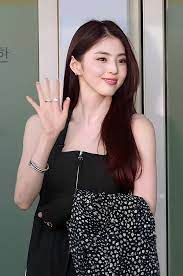
#> input picture imgs/1.jpg, 183 x 276 px; its folder holds only this picture in this run
$ python face_cut_test.py
#> lines starting #> are read from the running program, lines starting #| are printed output that depends on the picture
import cv2
import os

cascade_path = 'cascades/haarcascade_frontalface_default.xml'
face_cascade = cv2.CascadeClassifier(cascade_path)
# 이미지 파일이 있는 디렉토리 경로 설정
image_dir = 'imgs/'

# 디렉토리 내의 모든 파일 목록 가져오기
image_files = [f for f in os.listdir(image_dir) if os.path.isfile(os.path.join(image_dir, f))]

# 이미지를 저장할 리스트 초기화
images = []

# 이미지 파일들을 읽어서 리스트에 저장
for image_file in image_files:
    if image_file.lower().endswith(('.png', '.jpg', '.jpeg', '.bmp', '.gif')):
        image_path = os.path.join(image_dir, image_file)
        OriginalImage = cv2.imread(image_path)
#> OriginalImage is the input picture: shape (276, 183, 3); mean B, G, R 105.5, 107.9, 115.3
        if OriginalImage is not None:
            images.append(OriginalImage)

# images 리스트에는 "img" 폴더 내의 모든 이미지가 저장됩니다.
i = 0
# loading the test image
for image in images:
  i = i + 1
  if image is not None:
    # 이미지  처리 및 얼굴 감지 코드를 이어서 실행
  # converting to grayscale
    image_gray = cv2.cvtColor(image, cv2.COLOR_BGR2GRAY)
    faces = face_cascade.detectMultiScale(image_gray)
    # for every face, cut the face region and save it as a new file.
    for x, y, width, height in faces:
      roi = image[y:y+height, x:x+width]

    save_path = f"results/cut{i}.jpg"
    cv2.imwrite(save_path, roi)
  else:
      print("이미지를 불러오는 데 문제가 있습니다. 이미지 파일 경로를 확인하세요.")
#> this loop made 1 pass
#> (i, faces, save_path) on pass 1: (1, [[79, 38, 57, 57]], 'results/cut1.jpg')
#> pass 1, `image_gray = cv2.cvtColor(image, cv2.COLOR_BGR2GRAY)`:
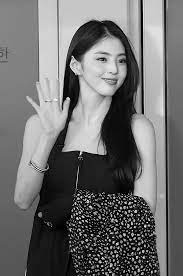
#> image_gray: shape (276, 183); min 0, max 255, mean 109.8
#> pass 1, `cv2.imwrite(save_path, roi)`:
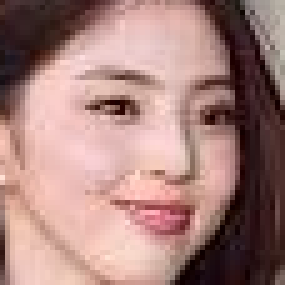
#> saved as cut1.jpg: shape (57, 57, 3) (shown 5 times larger); mean B, G, R 124.6, 129.8, 166.7
#> after the loop, i = 1
      #ㅇㅇ

$ run again, on imgs/2.jpg
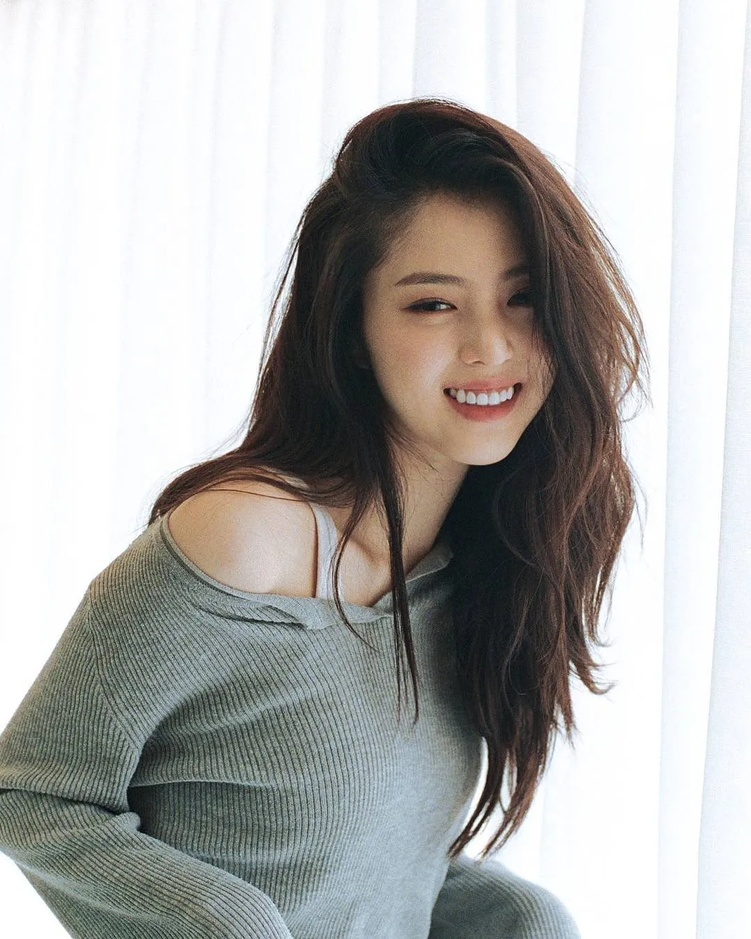
#> input picture imgs/2.jpg, 751 x 939 px, shrunk from 1080 x 1350 before the run
#> OriginalImage is the input picture: shape (939, 751, 3); mean B, G, R 174, 176.2, 176.8
#> the loop `for image in images:` made 1 pass
#> (i, faces, save_path) on pass 1: (1, [[339, 219, 241, 241], [163, 552, 178, 178]], 'results/cut1.jpg')
#> pass 1, `image_gray = cv2.cvtColor(image, cv2.COLOR_BGR2GRAY)`:
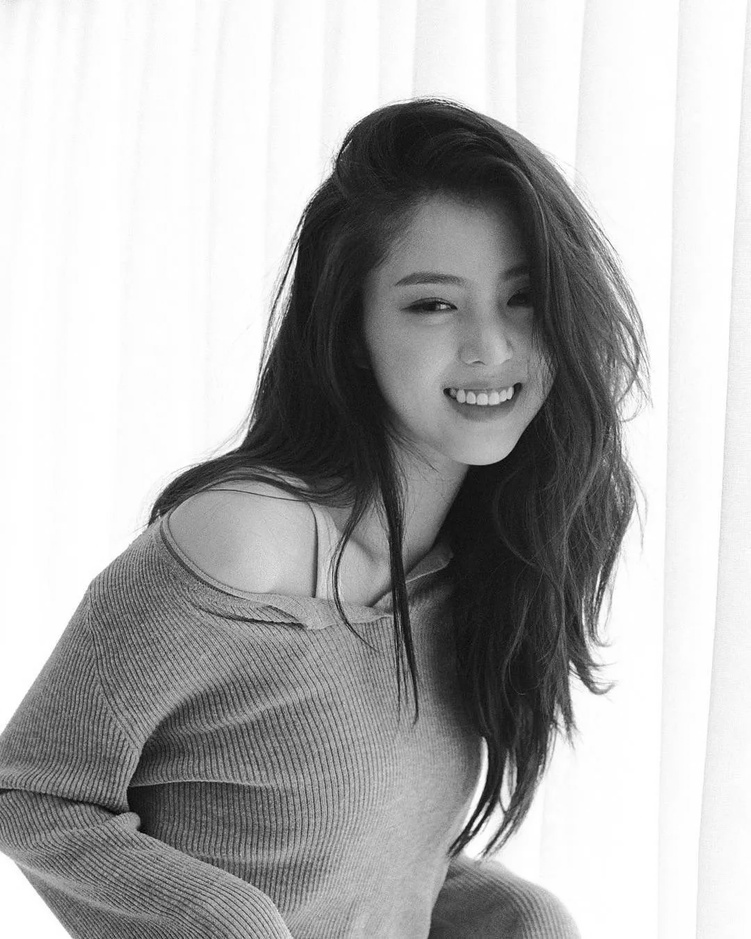
#> image_gray: shape (939, 751); min 3, max 255, mean 176.1
#> pass 1, `cv2.imwrite(save_path, roi)`:
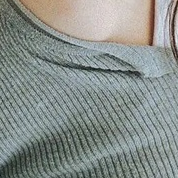
#> saved as cut1.jpg: shape (178, 178, 3); mean B, G, R 139.2, 142.8, 136.2
#> after the loop `for image in images:`: i = 1

$ run again, on imgs/3.jpg
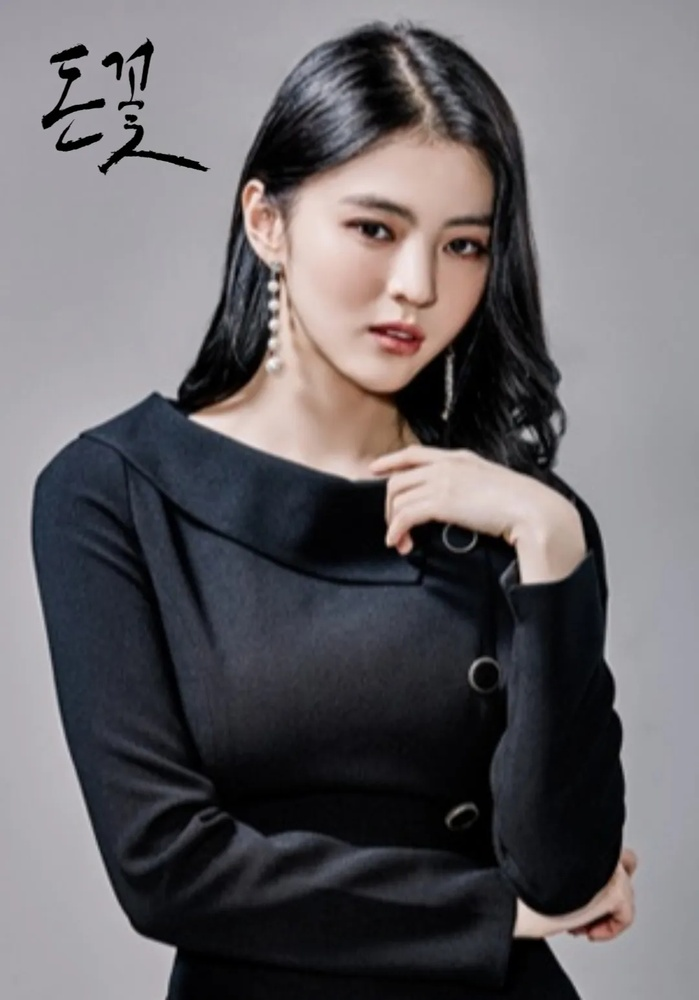
#> input picture imgs/3.jpg, 699 x 1000 px, shrunk from 1080 x 1544 before the run
#> OriginalImage is the input picture: shape (1000, 699, 3); mean B, G, R 103.2, 99.7, 102.9
#> the loop `for image in images:` made 1 pass
#> (i, faces, save_path) on pass 1: (1, [[105, 86, 50, 50], [287, 141, 244, 244]], 'results/cut1.jpg')
#> pass 1, `image_gray = cv2.cvtColor(image, cv2.COLOR_BGR2GRAY)`:
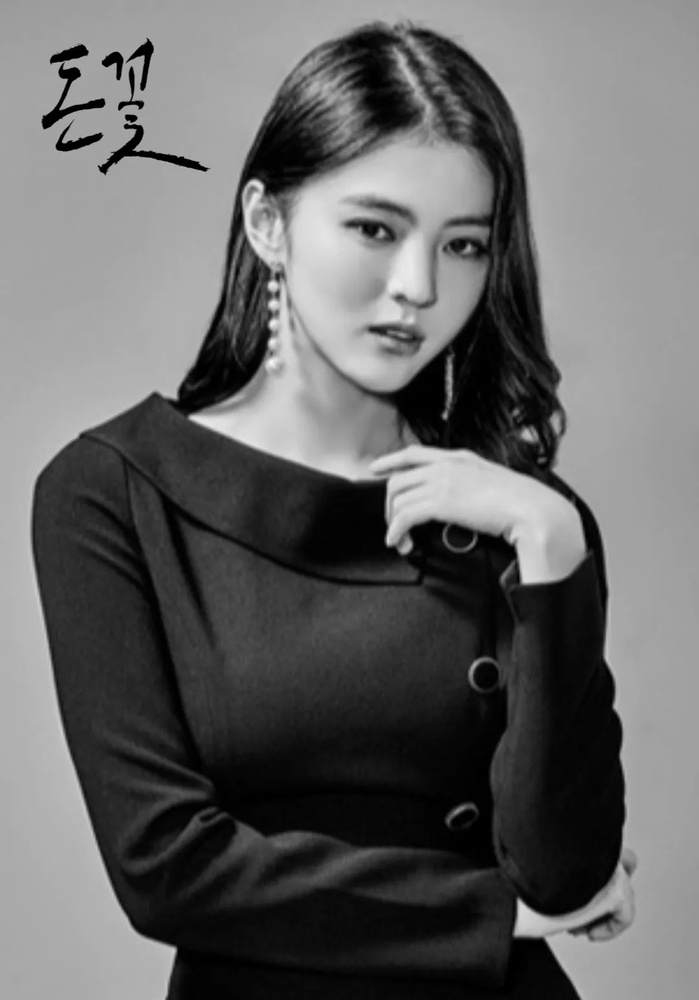
#> image_gray: shape (1000, 699); min 0, max 248, mean 101.1
#> pass 1, `cv2.imwrite(save_path, roi)`:
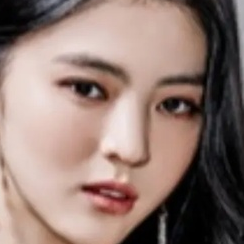
#> saved as cut1.jpg: shape (244, 244, 3); mean B, G, R 114.7, 122.4, 145.3
#> after the loop `for image in images:`: i = 1

$ run again, on imgs/4.jpg
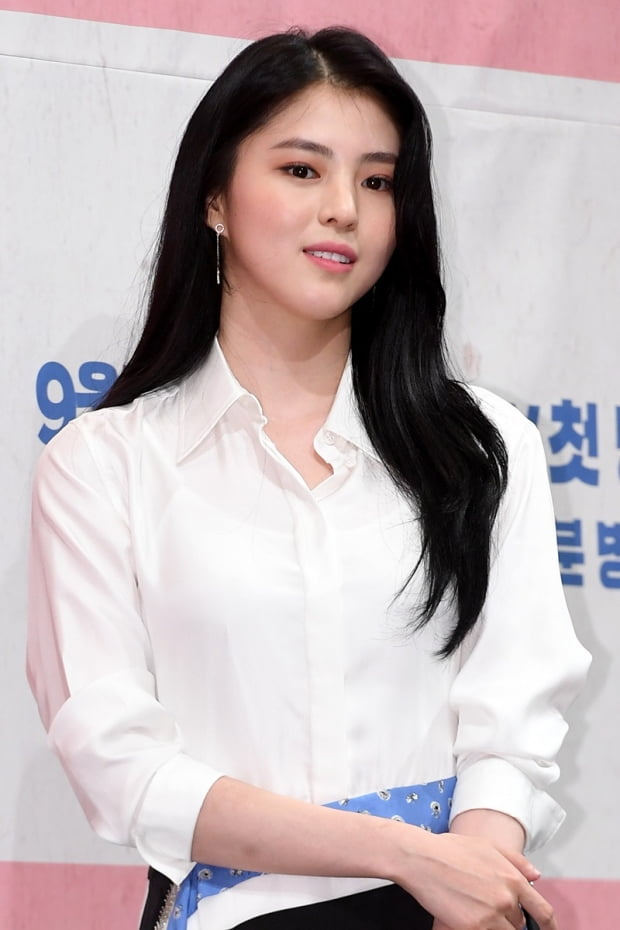
#> input picture imgs/4.jpg, 620 x 930 px
#> OriginalImage is the input picture: shape (930, 620, 3); mean B, G, R 182, 180, 192.8
#> the loop `for image in images:` made 1 pass
#> (i, faces, save_path) on pass 1: (1, [[224, 90, 214, 214]], 'results/cut1.jpg')
#> pass 1, `image_gray = cv2.cvtColor(image, cv2.COLOR_BGR2GRAY)`:
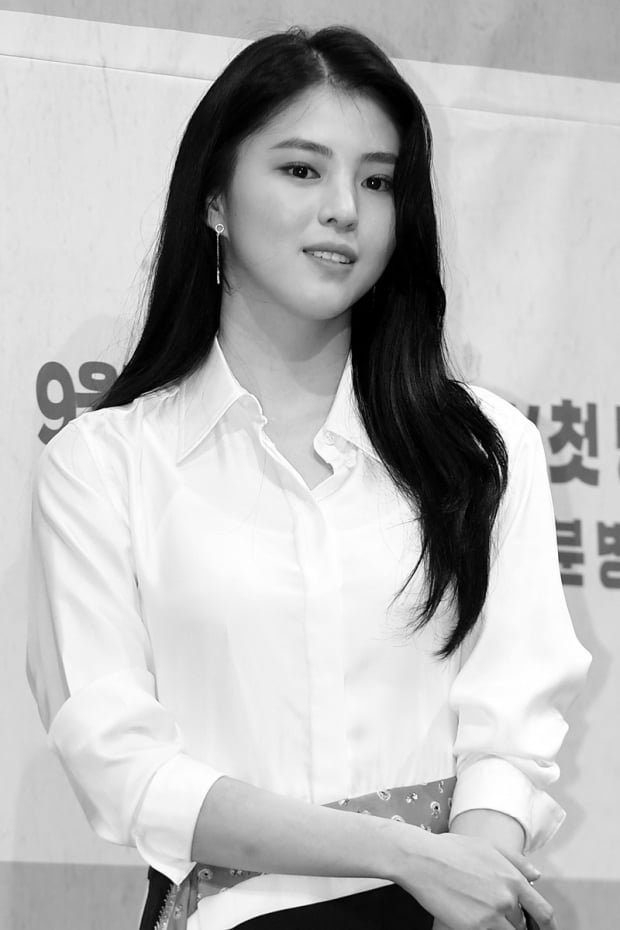
#> image_gray: shape (930, 620); min 0, max 255, mean 184.1
#> pass 1, `cv2.imwrite(save_path, roi)`:
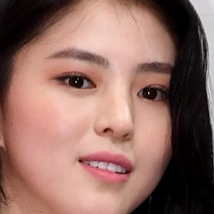
#> saved as cut1.jpg: shape (214, 214, 3); mean B, G, R 98.4, 107.6, 144.8
#> after the loop `for image in images:`: i = 1

$ run again, on imgs/10.jpg
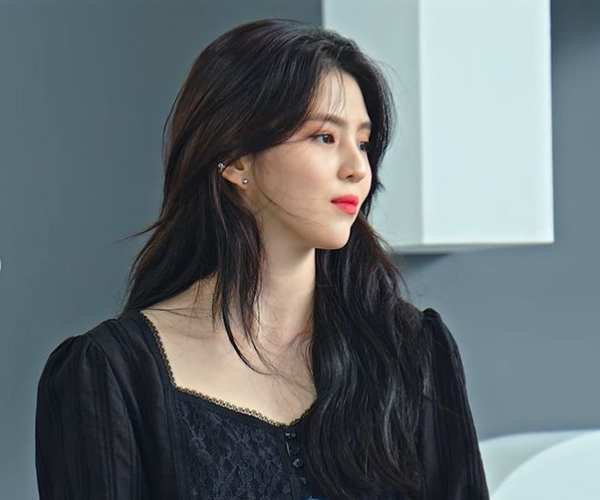
#> input picture imgs/10.jpg, 600 x 500 px
#> OriginalImage is the input picture: shape (500, 600, 3); mean B, G, R 112.4, 109.5, 100.7
#> the loop `for image in images:` made 1 pass
#> (i, faces, save_path) on pass 1: (1, [[290, 102, 109, 109]], 'results/cut1.jpg')
#> pass 1, `image_gray = cv2.cvtColor(image, cv2.COLOR_BGR2GRAY)`:
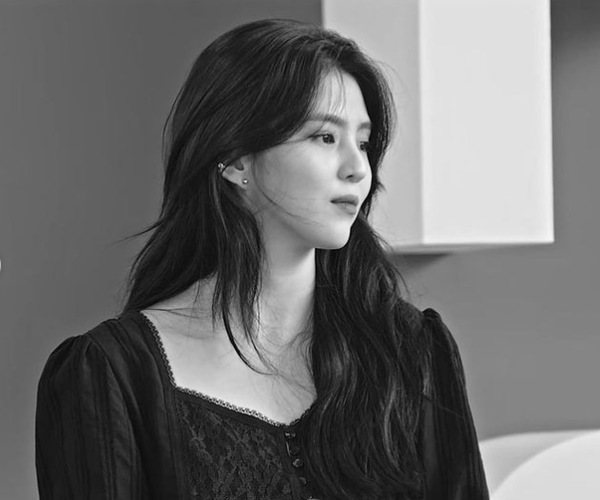
#> image_gray: shape (500, 600); min 2, max 247, mean 107.2
#> pass 1, `cv2.imwrite(save_path, roi)`:
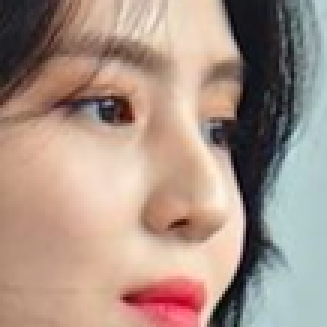
#> saved as cut1.jpg: shape (109, 109, 3) (shown 3 times larger); mean B, G, R 134.2, 146.5, 168.8
#> after the loop `for image in images:`: i = 1
